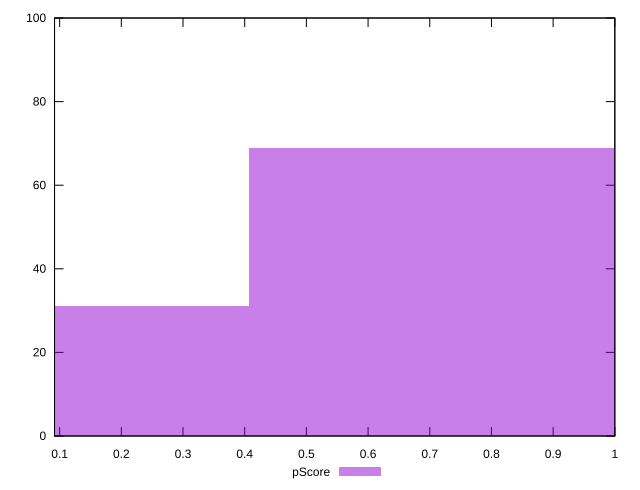

This figure's gnuplot source:
reset

$pScore <<EOF
0 31
0.8129635074734336 69
EOF

set key outside below
set boxwidth 0.8129635074734336
set xrange [0.09171868058646582:1]
set yrange [0:100]
set trange [0:100]
set style fill transparent solid 0.5 noborder
set terminal svg size 640, 490 enhanced background rgb 'white'
set output "reports/report_00028_2021-02-24T12-49-42.674Z/total-blocking-time/samples/agenda/pScore/histogram.svg"

plot $pScore title "pScore" with boxes

reset
